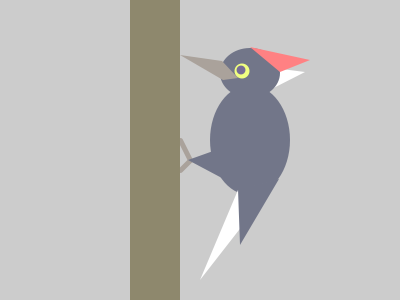
Frame 1 (no input)
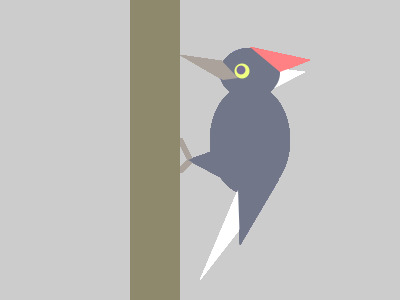
Frame 60 (the mouse pressed at the canvas centre just before this capture)
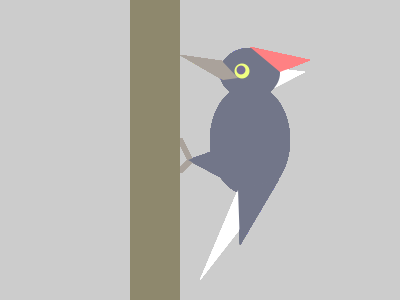
Frame 120 (the mouse held since frame 60 and released just before this capture)

The Processing sketch that drew these frames (run headless with seeded random() and noise(); from frame 60 on, the mouse is pressed at the canvas centre):

// Processing sketch: processing_132192
// ── processing_132192.pde

void setup() {
  size (400,300);
}

void draw(){
  stroke(170,162,155);
  strokeWeight(5);
  line(180,140,190,160);
  line(180,170,190,160);
  noStroke();
  fill(142,136,109);
  rect(130,0,50,300);//tree
  fill(255);
  triangle(250,65,305,72,250,100);//feather 2
  fill(114,118,137);
  ellipse(250,140,80,110);//body
  ellipse(250,73,60,50);//head
  fill(255);
  fill(170,162,155);
  quad(180,55,222,61,238,78,223,80);//beak
  fill(255);
  triangle(238,190,278,180,200,280);//tail 1
  fill(114,118,137);
  triangle(238,189,279,179,240,245);//tail 2
  triangle(188,160,230,145,235,185);//thigh
  fill(255,129,131);
  triangle(250,47,310,60,280,72);//feather
  fill(240,255,129);
  ellipse(242,71,15,15);//eyewhite
  fill(119,109,149);
  ellipse(241,70,9,9);//iris
 
  
}
